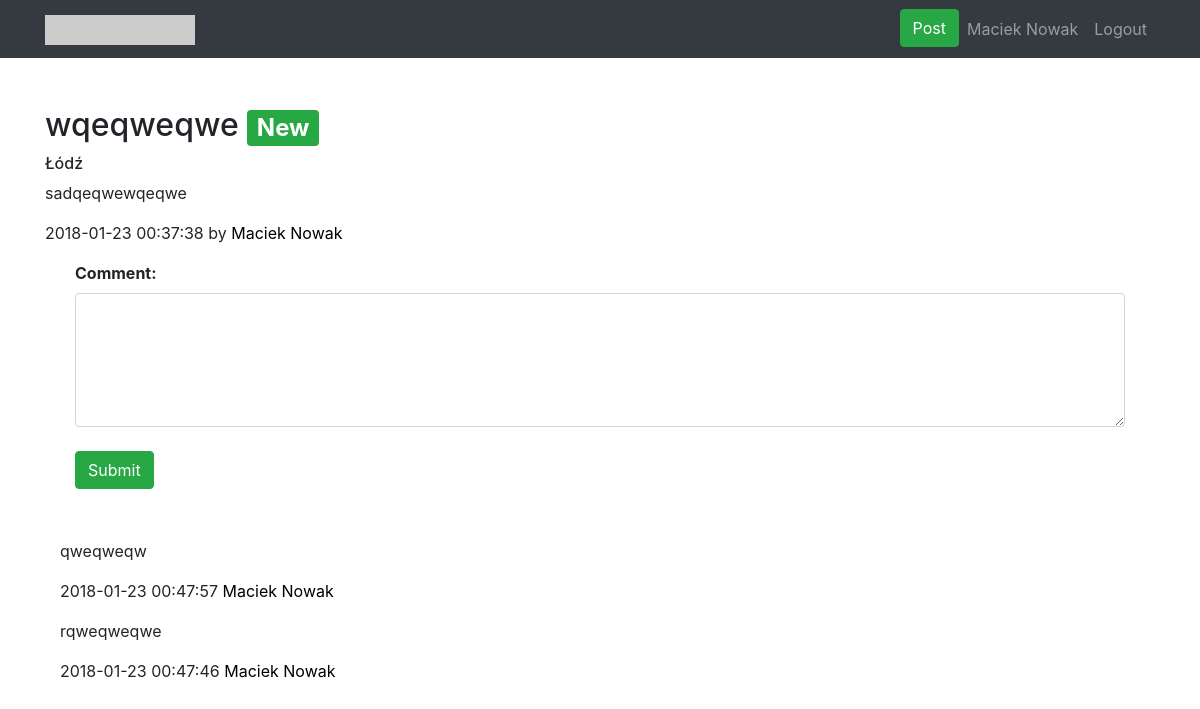
Page /view.php?post_id=9 (signed in) on the committed database.
### tables this page shows
CREATE TABLE `users` (
  `user_id` int(11) NOT NULL,
  `Login` varchar(35) NOT NULL,
  `E-mail` varchar(50) NOT NULL,
  `Password` varchar(50) NOT NULL,
  `First` varchar(35) NOT NULL,
  `Last` varchar(50) NOT NULL,
  `Age` int(3) NOT NULL,
  `City` varchar(40) NOT NULL,
  `Region` varchar(40) NOT NULL,
  `Country` varchar(40) NOT NULL
);

CREATE TABLE `posts` (
  `post_id` int(11) NOT NULL,
  `title` varchar(50) NOT NULL,
  `text` varchar(2000) NOT NULL,
  `author` varchar(50) NOT NULL,
  `region_name` varchar(40) NOT NULL,
  `region_type` int(11) NOT NULL,
  `rate` int(5) NOT NULL DEFAULT '0',
  `date` datetime NOT NULL DEFAULT CURRENT_TIMESTAMP,
  `user_id` int(11) NOT NULL
);

CREATE TABLE `comments` (
  `comment_id` int(11) NOT NULL,
  `text` varchar(300) NOT NULL,
  `rate` int(11) NOT NULL,
  `date` datetime NOT NULL DEFAULT CURRENT_TIMESTAMP,
  `author` varchar(50) NOT NULL,
  `user_id` int(11) NOT NULL,
  `post_id` int(11) NOT NULL
);

### view.php (the view, shortened to what this page needs)
<!DOCTYPE html>
<?php require_once "cfg/config.php"; ?>
<html lang="en">
<head>
    <?php
    if(isset($_SESSION['username']) && $_SESSION['logged']) {
        $connect = new mysqli($host, $db_user, $db_password, $db_name);
        $connect->set_charset("utf8");
        $user = $_SESSION['username'];
        $result = $connect->query("SELECT * FROM users WHERE Login='$user'");
        $data = $result->fetch_assoc();
        if($_SESSION['username'] == $data['Login']) {
            $username = $data["First"]." ".$data["Last"];
        }
    } else {
        header("Location: login.php");
    }
    ?>
    <link href="vendor/bootstrap/css/bootstrap.min.css" rel="stylesheet">
    <link href="css/logo-nav.css" rel="stylesheet">
</head>
<body>
<nav class="navbar navbar-expand-lg navbar-dark bg-dark fixed-top">
    <div class="container">
        <a class="navbar-brand" href="index.php">
            <img src="http://placehold.it/300x60?text=Logo" width="150" height="30" alt="">
        </a>
        <div class="collapse navbar-collapse" id="navbarResponsive">
            <ul class="navbar-nav ml-auto">
                <li class="nav-item">
                    <a class="btn btn-success" href="post.php">Post</a>
                </li>
                <li class="nav-item">
                    <?php echo '<a class="nav-link" href="profile.php?user_id='.$data['user_id'].'">'.$username.'</a>';?>
                </li>
                <li class="nav-item">
                    <a class="nav-link" href="include/logout.php">Logout</a>
                </li>
            </ul>
        </div>
    </div>
</nav>
<div class="container" style="margin-top:50px;">
<?php
    if(isset($_GET['post_id'])) {
        $i = $_GET['post_id'];
        $post_row = $connect->query("SELECT * FROM posts WHERE post_id='$i'");
        $post = $post_row->fetch_assoc();
        echo '<h2>' . $post["title"];
        $post_date = new DateTime($post["date"]);
        $post_date->format('Y\-m\-d\ h-i-s');
        $diff = $post_date->diff(new DateTime());
        $hours = $diff->h;
        if ($hours < 2) {
            echo ' <span class="badge badge-secondary badge-success">New</span>';
        }
        echo '</h2>
            <h6>'.$post['region_name'].'</h6>
            <p class="text-justify">' . $post["text"] . '</p>
            <p class="text-justify">' . $post["date"] . ' by <a href="profile.php?user_id=' . $post["user_id"] . '">' . $post["author"] . '</a></p>';
        switch ($post['region_type']) {
            case 3:
                $region = "City";
                break;
        }
        if ($post['region_name'] === $data[$region]) {
            $user_id = $data['user_id'];
            echo '<div class="container" >
                <form action = "include/comment.php" method="POST">
                    <div class="container" >
                        <label ><b > Comment:</b ></label ><br />
                        <input type="hidden" name="user_id" value="' . $user_id . '" hidden>
                        <input type="hidden" name="post_id" value="' . $i . '" hidden>
                        <input type="hidden" name="author" value="' . $data['First'] . ' ' . $data['Last'] . '" hidden>
                        <textarea class="form-control" rows="5" name="message" required></textarea><br />
                        <button class="btn btn-success" type = "submit" >Submit</button >
                    </div >
                </form >
            </div >';
        }
        echo '<div class="container" style="margin-top:50px;">';
            $comments = $connect->query("SELECT * FROM comments");
            $num_of_rows = mysqli_num_rows($comments);
            $post_id = $_GET['post_id'];
            for ($i = $num_of_rows; $i != 0; $i--) {
                $comment_row = $connect->query("SELECT * FROM comments WHERE post_id='$post_id' AND comment_id='$i'");
                $comment = $comment_row->fetch_assoc();
                echo '
                        <p class="text-justify">
                            ' . $comment["text"] . '
                        </p>
                        <p class="text-justify">' . $comment["date"] . ' <a href="profile.php?user_id='. $comment["user_id"] .'">' . $comment["author"] . '</a></p>
                    ';
            }
    } else {
        header("Location: index.php");
    }
?>
    </div>
</div>
</body>
</html>

### css/logo-nav.css (style rules this page uses)
body { padding-top: 54px; }
@media (min-width: 992px) { body { padding-top: 56px; } }

### view.php (style rules this page uses)
a, a:hover { color: black; text-decoration: none; }

### rows in the picture
users: username "Maciek Nowak"
posts: title "wqeqweqwe", region_name "Łódź", text "sadqeqwewqeqwe", date "2018-01-23 00:37:38", author "Maciek Nowak"
comments: text "qweqweqw", date "2018-01-23 00:47:57", author "Maciek Nowak"
comments: text "rqweqweqwe", date "2018-01-23 00:47:46", author "Maciek Nowak"
